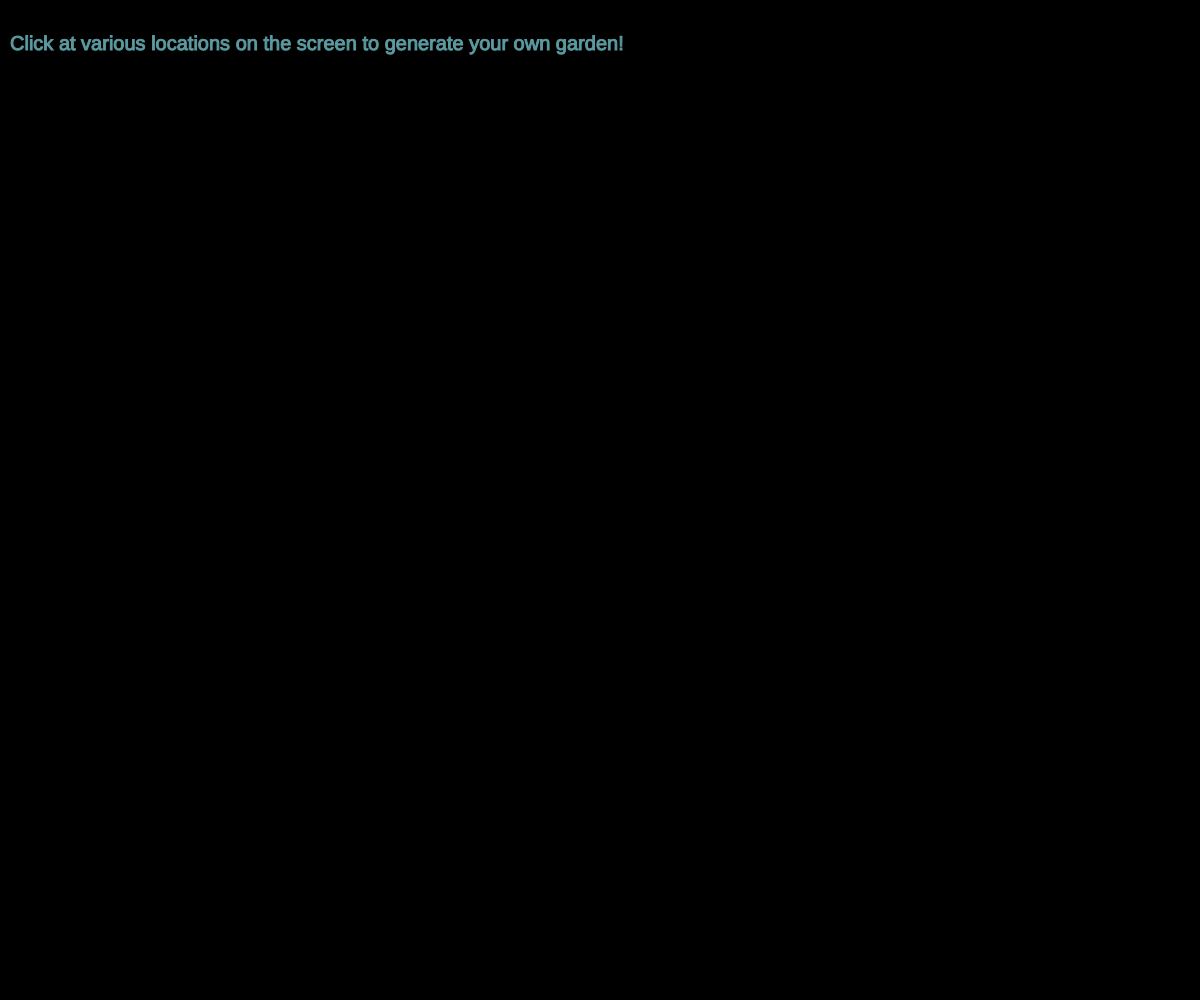
Frame 1 (no input)
Frame 60 (no input): identical to frame 1, image omitted
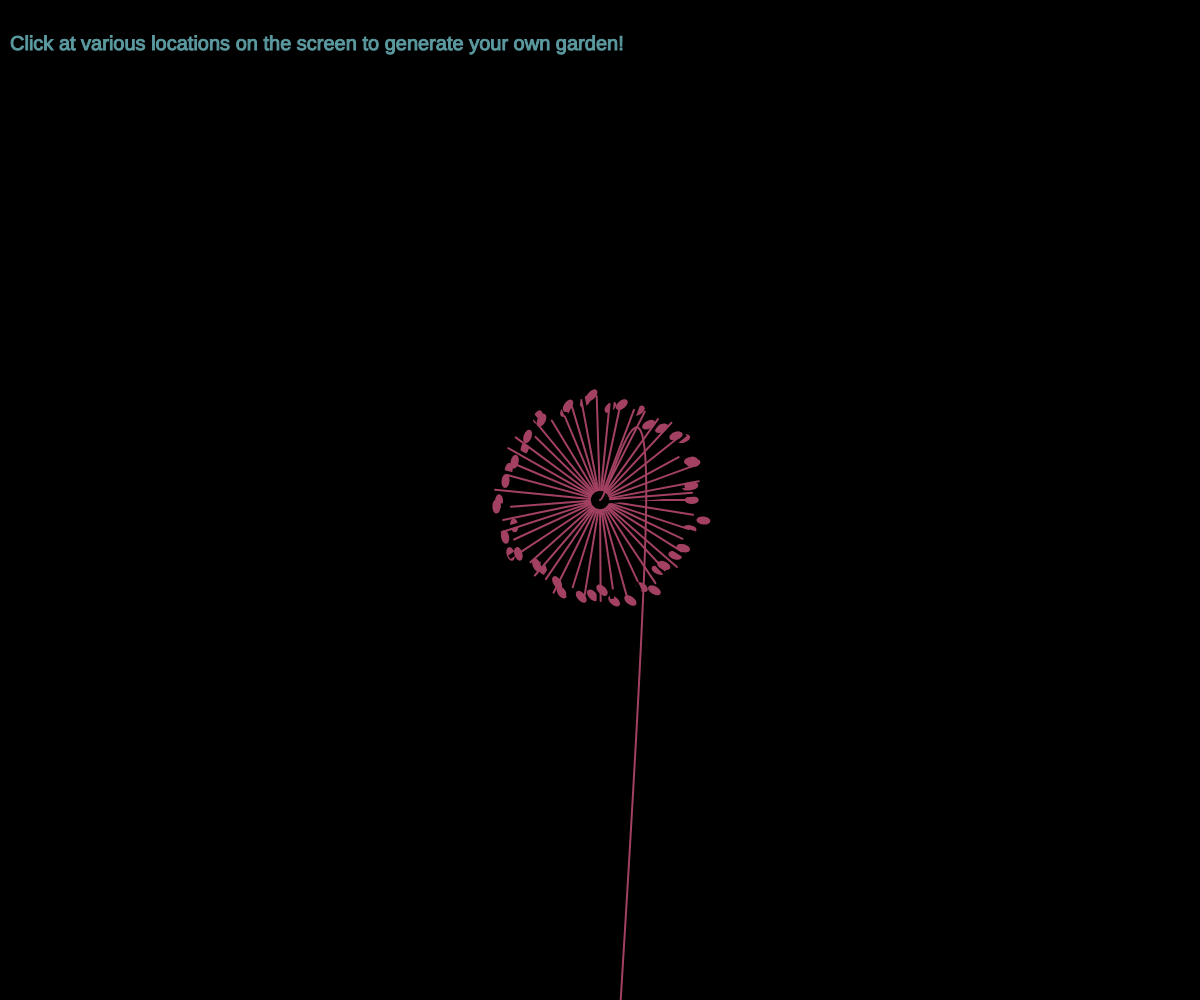
Frame 120 (the mouse pressed at the canvas centre since frame 60)

The p5.js sketch that drew these frames (run headless with seeded random() and noise() and a simulated clock; from frame 60 on, the mouse is pressed at the canvas centre):

// p5.js sketch
// ── sketch.js
var angleSpeed=8;
var r=10;
var len = 80;
var counter = 0;
var strokeWidth=2;
function setup() {
  cnv = createCanvas(windowWidth, windowHeight);
  background(0);
  // stroke(0, 15);
  noFill();
  angleMode(DEGREES);
  
  
  
  pal = ['#8E2D2C', '#BB6C28', '#E19E37', '#419094', '#A2D0BC', '#285D6A',]
  
  
  pal=["#9e5082",
"#ad84ae",
"#f1d1de",
"#ece6d8"]
  
  pal = [
"#a86807",
"#e49a03",
"#f8ca02",
"#ffe900"]
  
  pal =["#A34162", "#63283C", "#F06090", "#C95179"]
  centre_pal =["#e49a03", "#a86807", "#ffe900", "#f8ca02"]
  //flower palette
  
  pal=["#f9d5e5",
      "#eeac99",
      "#e06377",
      "#c83349",
      "#5b9aa0",
      "#d6d4e0",
      "#b8a9c9",
      "#622569"]
  
  pal =["#A34162", "#63283C", "#F06090", "#C95179"]
  // pal = ["#04a3bd", "#f0be3d", "#931e18", "#da7901", "#247d3f", "#20235b"]//Lakota
  
  push()
  fill("#5b9aa0");
  textSize(20);
  stroke("#5b9aa0")
  text("Click at various locations on the screen to generate your own garden!", 10, 50);
  pop()
  
}

function draw() {
  cnv.mousePressed(dandelion); 
  // counter+=1;
  // if(counter>80){
  //   noLoop();
  // }
  // noLoop();
}

function dandelion(){
  
  var dandelionLength = len + random(-len/5,len/5);
  translate(mouseX, mouseY);
  // var color_index = floor(random(0,pal.length));
  var color_index = counter%pal.length;
  
  strokeWeight(strokeWidth);
  ellipse(0,0,2*r,2*r)
  
  for(let angle=0;angle<=360;angle+=angleSpeed + random(-2,2)){
    var h = r+dandelionLength+ random(-dandelionLength/10,dandelionLength/10);
    stroke(pal[color_index])
    push();
    noStroke();
    fill(0)
    rotate(angle);
    rect(0,0,h+10,strokeWidth*2)
    rotate(-angle)
    pop();
    line(r*cos(angle), r*sin(angle), h*cos(angle), h*sin(angle));
    
    push();
    rotate(angle);
    translate(h*cos(angle), h*sin(angle));
    flowerEnd(color_index);
    translate(-h*cos(angle), -h*sin(angle));
    rotate(-angle)
    pop();
  }
  noFill();
  beginShape();
  curveVertex(0,0);
  curveVertex(0,0);
  var x = random(-20,20)
  curveVertex(random(-100,100),random(0,600));
  curveVertex(x, height)
  curveVertex(x, height)
  endShape();
  
  // fill("#FFD700")
  // ellipse(0,0,r,r);
  // for(let x=0;x<=360;x+=30){
  //   var y = r/2 +  random(-r/10,r/10);
  //   stroke(centre_pal[color_index]);
  //   line(0,0, y*cos(x), y*sin(x));
  // }
  
  
  counter+=1;
    
  
  
}


function flowerEnd(index){
  fill(pal[index])
  stroke(pal[index])
  ellipse(0,0,12,6);
}
